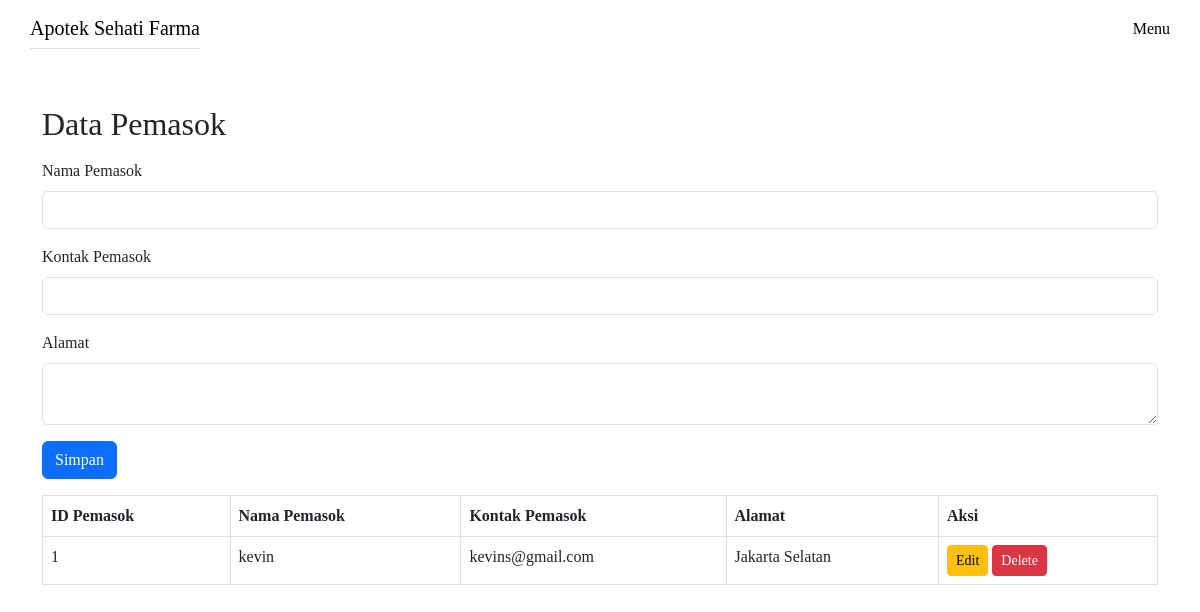
Page /Admin/editPemasok.php on the committed database.
### tables this page shows
CREATE TABLE `pemasok` (
  `id_pemasok` int NOT NULL,
  `nama_pemasok` varchar(50) NOT NULL,
  `password` varchar(50) NOT NULL,
  `kontak_pemasok` varchar(50) NOT NULL,
  `alamat` varchar(50) NOT NULL
);

### Admin/editPemasok.php (the view, shortened to what this page needs)
<?php
include '../configs/koneksi.php';
$edit = null;
$result = $connect->query("SELECT * FROM pemasok");
?>
<!DOCTYPE html>
<html lang="en">
<head>
    <link rel="stylesheet" href="../bootstrap-5.3.0-dist/css/bootstrap.min.css">
</head>
<body>
<nav class="navbar navbar-expand-lg cfont container">
    <div class="d-flex justify-content-around flex-lg-row w-100 align-items-center">
        <a class="navbar-brand cfont2 border-bottom animation1" href="../LandingPage.php">Apotek Sehati Farma</a>
        <div class="sidebar offcanvas offcanvas-end" tabindex="-1" id="offcanvasNavbar" aria-labelledby="offcanvasNavbarLabel">
            <div class="sidebar flex-lg-row p-lg-0 offcanvas-body d-flex flex-column justify-content-lg-end">
                <a href="../admin.php" class="text-decoration-none text-black">Menu</a>
            </div>
        </div>
    </div>
</nav>
<div class="container">
    <h2 class="mt-5">Data Pemasok</h2>
    <form method="post" class="mt-3">
        <div class="mb-3">
            <label class="form-label">Nama Pemasok</label>
            <input type="text" name="nama" class="form-control" value="<?php echo $edit['nama_pemasok'] ?? ''; ?>" required>
        </div>
        <div class="mb-3">
            <label class="form-label">Kontak Pemasok</label>
            <input type="text" name="kontak" class="form-control" value="<?php echo $edit['kontak_pemasok'] ?? ''; ?>" required>
        </div>
        <div class="mb-3">
            <label class="form-label">Alamat</label>
            <textarea name="alamat" class="form-control" required><?php echo $edit['alamat'] ?? ''; ?></textarea>
        </div>
        <button type="submit" class="btn btn-primary">Simpan</button>
    </form>
    <table class="table table-bordered mt-3">
        <thead>
            <tr>
                <th>ID Pemasok</th>
                <th>Nama Pemasok</th>
                <th>Kontak Pemasok</th>
                <th>Alamat</th>
                <th>Aksi</th>
            </tr>
        </thead>
        <tbody>
            <?php while ($row = $result->fetch_assoc()): ?>
                <tr>
                    <td><?php echo $row['id_pemasok']; ?></td>
                    <td><?php echo $row['nama_pemasok']; ?></td>
                    <td><?php echo $row['kontak_pemasok']; ?></td>
                    <td><?php echo $row['alamat']; ?></td>
                    <td>
                        <a href="?edit=<?php echo $row['id_pemasok']; ?>" class="btn btn-warning btn-sm">Edit</a>
                        <a href="?delete=<?php echo $row['id_pemasok']; ?>" class="btn btn-danger btn-sm" onclick="return confirm('Apakah Anda yakin ingin menghapus data ini?');">Delete</a>
                    </td>
                </tr>
            <?php endwhile; ?>
        </tbody>
    </table>
</div>
</body>
</html>

### Admin/editPemasok.php (style rules this page uses)
body { font-family: "montserrat"; height: 100vh; width: 100%; background-image: white; background-repeat: no-repeat; background-position: center; background-size: cover; }
.animation1 { animation: naikTurun 2s infinite; }

### rows in the picture
pemasok: id_pemasok "1", nama_pemasok "kevin", kontak_pemasok "kevins@gmail.com", alamat "Jakarta Selatan"
